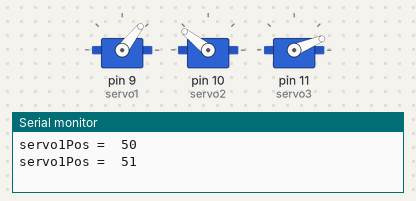
Bench run of a sketch on a simulated Arduino Uno, built with avr-gcc and run on an emulated ATmega328P. Shown: 3 × servo, the last lines printed to the serial monitor.

Above: at 0.05 s.
At 0.65 s:
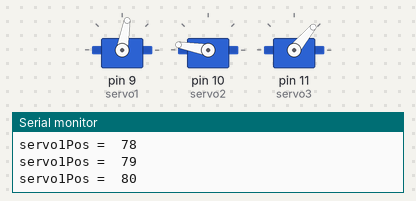
At 0.95 s:
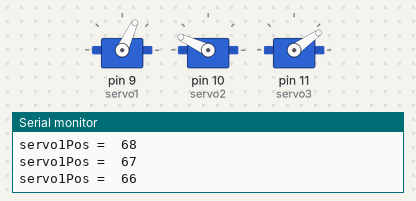
Timing chart, 0 to 3.0 s (numbered marks = the images above):
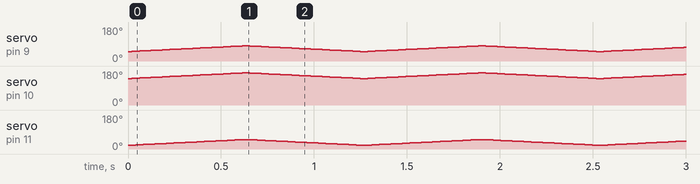

The sketch:

sweeptest2.ino
```cpp
#include <Servo.h>

Servo servo1;
Servo servo2;
Servo servo3;


int servo1Pos = 50;// 0 - 180 rack pinion
int servo2Pos = 150;// 150 straight up, 180 to left, 120 to right
int servo3Pos = 50;// 50 is straight up, 80 is brush back, 0 is forward


void setup() {
  servo1.attach(9);
  servo2.attach(10);
  servo3.attach(11);
}

void loop() {
Serial.begin(9600);
  servo1.write(50);    // 50-100
   servo2.write(140);  //140 - 170
    servo3.write(20); //20 -70

     for (servo1Pos = 50,servo2Pos = 140,servo3Pos = 20;     servo1Pos <= 80 && servo2Pos <= 170 && servo3Pos <= 50;     servo1Pos +=1,servo2Pos +=1,servo3Pos +=1) {
    // in steps of 1 degree
    servo1.write(servo1Pos);
    servo2.write(servo2Pos);
    servo3.write(servo3Pos);
    delay(20);
    Serial.print("servo1Pos =  "); Serial.println(servo1Pos);
  }
 Serial.println("");
 for (servo1Pos = 80,servo2Pos = 170,servo3Pos = 50;    servo1Pos >= 50 && servo2Pos >= 140 && servo3Pos >= 20;     servo1Pos -= 1,servo2Pos -= 1,servo3Pos -= 1) {
    // in steps of 1 degree
    servo1.write(servo1Pos);
    servo2.write(servo2Pos);
    servo3.write(servo3Pos);
    delay(20);                       // waits 15 ms for the servo to reach the position
    Serial.print("servo1Pos =  "); Serial.println(servo1Pos);

  }
 Serial.println("");

}
```
